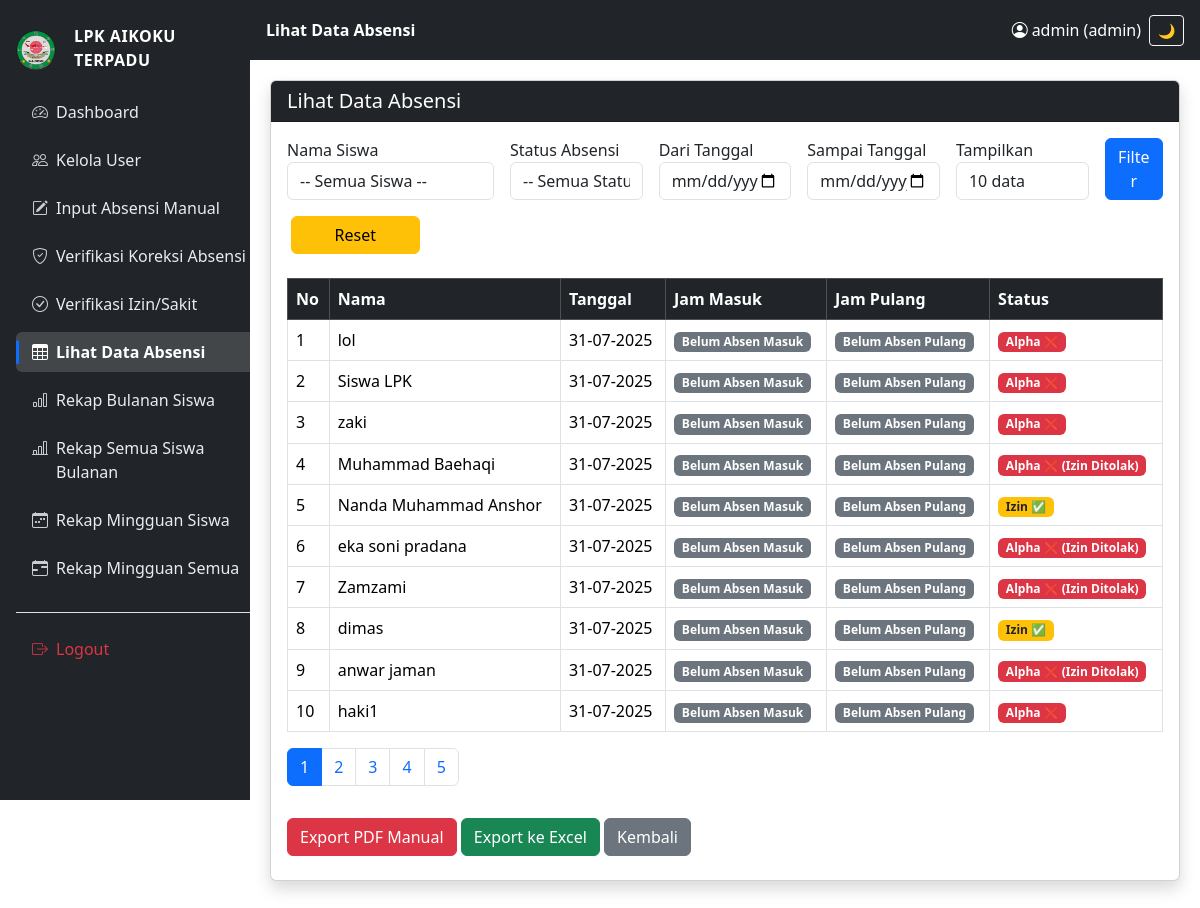
Screenshot of /absensi/data_absensi.php (signed in) with the database file from the repository.
### tables this page shows
CREATE TABLE `tb_absensi` (
  `id_absen` int(11) NOT NULL,
  `id_pengguna` int(11) DEFAULT NULL,
  `tanggal` date DEFAULT NULL,
  `jam_masuk` time DEFAULT NULL,
  `jam_pulang` time DEFAULT NULL,
  `keterangan` enum('Hadir','Izin','Sakit','Alpha') DEFAULT 'Hadir'
);

CREATE TABLE `tb_pengguna` (
  `id_pengguna` int(11) NOT NULL,
  `nama_lengkap` varchar(100) DEFAULT NULL,
  `username` varchar(50) DEFAULT NULL,
  `email` varchar(100) DEFAULT NULL,
  `no_telp` varchar(20) DEFAULT NULL,
  `password` varchar(255) DEFAULT NULL,
  `role` enum('admin','siswa') DEFAULT 'siswa',
  `tanggal_dibuat` datetime DEFAULT current_timestamp()
);

CREATE TABLE `tb_pengajuan_izin` (
  `id_pengajuan` int(11) NOT NULL,
  `id_pengguna` int(11) DEFAULT NULL,
  `tanggal` date DEFAULT NULL,
  `jenis` enum('Izin','Sakit') DEFAULT NULL,
  `alasan` text DEFAULT NULL,
  `status` enum('Menunggu','Diterima','Ditolak') DEFAULT 'Menunggu'
);

### absensi/data_absensi.php (the view, shortened to what this page needs)
<?php
include '../includes/config.php';
$nama_filter = $_GET['id_pengguna'] ?? '';
$tgl_awal = $_GET['tgl_awal'] ?? '';
$tgl_akhir = $_GET['tgl_akhir'] ?? '';
$status_filter = $_GET['status'] ?? '';
$limit = isset($_GET['limit']) ? (int) $_GET['limit'] : 10;
$page = isset($_GET['page']) ? (int) $_GET['page'] : 1;
$offset = ($page - 1) * $limit;
$sql = "SELECT a.*, p.nama_lengkap
        FROM tb_absensi a
        JOIN tb_pengguna p ON a.id_pengguna = p.id_pengguna
        WHERE 1";
$sql .= " ORDER BY a.tanggal DESC LIMIT $limit OFFSET $offset";
$data_absensi = mysqli_query($koneksi, $sql);
$sql_total = "SELECT COUNT(*) as total
              FROM tb_absensi a
              JOIN tb_pengguna p ON a.id_pengguna = p.id_pengguna
              WHERE 1";
$total_result = mysqli_query($koneksi, $sql_total);
$total_data = mysqli_fetch_assoc($total_result)['total'];
$total_pages = ceil($total_data / $limit);
?>
<!DOCTYPE html>
<html lang="id">
<head>
    <link rel="stylesheet" href="https://cdn.jsdelivr.net/npm/bootstrap@5.3.0/dist/css/bootstrap.min.css">
</head>
<body>
    <?php include '../includes/sidebar.php'; ?>
    <div class="content container">
        <div class="card shadow mb-4">
            <div class="card-header bg-dark text-white">
                <h5 class="mb-0">Lihat Data Absensi</h5>
            </div>
            <div class="card-body">
                <form method="GET" class="row g-3 mb-4">
                    <div class="col-md-3">
                        <label>Nama Siswa</label>
                        <select name="id_pengguna" class="form-control">
                            <option value="">-- Semua Siswa --</option>
                        </select>
                    </div>
                    <div class="col-md-2">
                        <label>Status Absensi</label>
                        <select name="status" class="form-control">
                            <option value="">-- Semua Status --</option>
                        </select>
                    </div>
                    <div class="col-md-2">
                        <label>Dari Tanggal</label>
                        <input type="date" name="tgl_awal" class="form-control" value="<?= $tgl_awal ?>">
                    </div>
                    <div class="col-md-2">
                        <label>Sampai Tanggal</label>
                        <input type="date" name="tgl_akhir" class="form-control" value="<?= $tgl_akhir ?>">
                    </div>
                    <div class="col-md-2">
                        <label>Tampilkan</label>
                        <select name="limit" class="form-control">
                            <?php foreach ([5, 10, 20, 50] as $opt): ?>
                                <option value="<?= $opt ?>" <?= ($limit == $opt) ? 'selected' : '' ?>><?= $opt ?> data</option>
                            <?php endforeach; ?>
                        </select>
                    </div>
                    <div class="col-md-1 d-flex align-items-end">
                        <button class="btn btn-primary w-100">Filter</button>
                    </div>
                    <div class="col-md-2 d-flex align-items-end">
                        <a href="data_absensi.php" class="btn btn-warning w-100 ms-1">Reset</a>
                    </div>
                </form>
                <div class="table-responsive">
                    <table class="table table-bordered">
                        <thead class="table-dark">
                            <tr>
                                <th>No</th>
                                <th>Nama</th>
                                <th>Tanggal</th>
                                <th>Jam Masuk</th>
                                <th>Jam Pulang</th>
                                <th>Status</th>
                            </tr>
                        </thead>
                        <tbody>
                            <?php
                            $no = $offset + 1;
                            while ($row = mysqli_fetch_assoc($data_absensi)): ?>
                                <tr>
                                    <td><?= $no++ ?></td>
                                    <td><?= $row['nama_lengkap'] ?></td>
                                    <td><?= date('d-m-Y', strtotime($row['tanggal'])) ?></td>
                                    <td>
                                        <?= $row['jam_masuk'] ? $row['jam_masuk'] : '<span class="badge bg-secondary">Belum Absen Masuk</span>' ?>
                                    </td>
                                    <td>
                                        <?= $row['jam_pulang'] ? $row['jam_pulang'] : '<span class="badge bg-secondary">Belum Absen Pulang</span>' ?>
                                    </td>
                                    <td>
                                        <?php
                                        $tanggal = $row['tanggal'];
                                        $cekIzin = mysqli_query($koneksi, "
                                            SELECT jenis FROM tb_pengajuan_izin
                                            WHERE id_pengguna = '{$row['id_pengguna']}'
                                            AND tanggal = '$tanggal'
                                            AND status = 'Diterima'
                                            ORDER BY id_pengajuan DESC LIMIT 1
                                        ");
                                        if (mysqli_num_rows($cekIzin) > 0) {
                                            $izin = mysqli_fetch_assoc($cekIzin);
                                            $jenis = htmlspecialchars($izin['jenis']);
                                            $warna = $jenis == 'Sakit' ? 'bg-info text-dark' : 'bg-warning text-dark';
                                            echo "<span class='badge $warna'>$jenis ✅</span>";
                                        } elseif ($row['keterangan'] == 'Alpha') {
                                            $cekTolak = mysqli_query($koneksi, "
                                                SELECT jenis FROM tb_pengajuan_izin
                                                WHERE id_pengguna = '{$row['id_pengguna']}'
                                                AND tanggal = '$tanggal'
                                                AND status = 'Ditolak'
                                                ORDER BY id_pengajuan DESC LIMIT 1
                                            ");
                                            if (mysqli_num_rows($cekTolak) > 0) {
                                                $tolak = mysqli_fetch_assoc($cekTolak);
                                                $jenisTolak = htmlspecialchars($tolak['jenis']);
                                                echo "<span class='badge bg-danger'>Alpha ❌ ($jenisTolak Ditolak)</span>";
                                            }
                                            else {
                                                $cekKoreksi = mysqli_query($koneksi, "
                                                    SELECT status FROM tb_koreksi_absen
                                                    WHERE id_pengguna = '{$row['id_pengguna']}'
                                                    AND tanggal = '$tanggal'
                                                    ORDER BY id_koreksi DESC LIMIT 1
                                                ");
                                                if (mysqli_num_rows($cekKoreksi) > 0) {
                                                    $kor = mysqli_fetch_assoc($cekKoreksi);
                                                    if ($kor['status'] == 'Menunggu') {
                                                        echo '<span class="badge bg-warning text-dark">Menunggu Koreksi ⚠️</span>';
                                                    } elseif ($kor['status'] == 'Disetujui') {
                                                        echo '<span class="badge bg-info text-dark">Koreksi Diterima 📝</span>';
                                                    } else {
                                                        echo '<span class="badge bg-danger">Alpha ❌</span>';
                                                    }
                                                } else {
                                                    echo '<span class="badge bg-danger">Alpha ❌</span>';
                                                }
                                            }
                                        } elseif (empty($row['jam_masuk']) && $row['keterangan'] == '') {
                                            echo '<span class="badge bg-secondary">Belum Absen Masuk</span>';
                                        } elseif (!empty($row['jam_masuk']) && empty($row['jam_pulang'])) {
                                            echo '<span class="badge bg-secondary">Belum Absen Pulang</span>';
                                        } else {
                                            echo '<span class="badge bg-dark">-</span>';
                                        }
                                        ?>
                                    </td>
                                </tr>
                            <?php endwhile; ?>
                        </tbody>
                    </table>
                    <nav>
                        <ul class="pagination">
                            <?php for ($i = 1; $i <= $total_pages; $i++): ?>
                                <li class="page-item <?= ($i == $page) ? 'active' : '' ?>">
                                    <a class="page-link"
                                        href="?id_pengguna=<?= $nama_filter ?>&tgl_awal=<?= $tgl_awal ?>&tgl_akhir=<?= $tgl_akhir ?>&limit=<?= $limit ?>&status=<?= $status_filter ?>&page=<?= $i ?>">
                                        <?= $i ?>
                                    </a>
                                </li>
                            <?php endfor; ?>
                        </ul>
                    </nav>
                </div>
                <div class="mt-3">
                    <a href="export_pdf_manual.php" target="_blank" class="btn btn-danger mb-2">Export PDF Manual</a>
                    <a href="export_excel.php" class="btn btn-success mb-2">Export ke Excel</a>
                    <a href="../admin/dashboard_admin.php" class="btn btn-secondary mb-2">Kembali</a>
                </div>
            </div>
        </div>
    </div>
</body>
</html>

### absensi/data_absensi.php (style rules this page uses)
body { margin: 0; padding: 0; display: flex; }
.table-responsive { overflow-x: scroll !important; scrollbar-width: auto; }

### includes/sidebar.php (style rules this page uses)
html { overflow-x: hidden; }
body { margin: 0; padding: 0; overflow-x: hidden; }
.content { margin-left: 250px; padding: 80px 20px 20px; transition: margin-left 0.3s ease-in-out; }
.card { background-color: white; transition: background-color 0.2s ease-in-out; }

### rows the page displays
tb_absensi: id_pengguna.nama_lengkap "lol", tanggal "31-07-2025", shows "Belum Absen Masuk", shows "Belum Absen Pulang", keterangan "Alpha ❌"
tb_absensi: id_pengguna.nama_lengkap "Siswa LPK", tanggal "31-07-2025", shows "Belum Absen Masuk", shows "Belum Absen Pulang", keterangan "Alpha ❌"
tb_absensi: id_pengguna.nama_lengkap "zaki", tanggal "31-07-2025", shows "Belum Absen Masuk", shows "Belum Absen Pulang", keterangan "Alpha ❌"
tb_absensi: id_pengguna.nama_lengkap "Muhammad Baehaqi", tanggal "31-07-2025", shows "Belum Absen Masuk", shows "Belum Absen Pulang", tb_pengajuan_izin.jenis "Izin"
tb_absensi: id_pengguna.nama_lengkap "Nanda Muhammad Anshor", tanggal "31-07-2025", shows "Belum Absen Masuk", shows "Belum Absen Pulang", tb_pengajuan_izin.jenis "Izin"
tb_absensi: id_pengguna.nama_lengkap "eka soni pradana", tanggal "31-07-2025", shows "Belum Absen Masuk", shows "Belum Absen Pulang", tb_pengajuan_izin.jenis "Izin"
tb_absensi: id_pengguna.nama_lengkap "Zamzami", tanggal "31-07-2025", shows "Belum Absen Masuk", shows "Belum Absen Pulang", tb_pengajuan_izin.jenis "Izin"
tb_absensi: id_pengguna.nama_lengkap "dimas", tanggal "31-07-2025", shows "Belum Absen Masuk", shows "Belum Absen Pulang", tb_pengajuan_izin.jenis "Izin"
tb_absensi: id_pengguna.nama_lengkap "anwar jaman", tanggal "31-07-2025", shows "Belum Absen Masuk", shows "Belum Absen Pulang", tb_pengajuan_izin.jenis "Izin"
tb_absensi: id_pengguna.nama_lengkap "haki1", tanggal "31-07-2025", shows "Belum Absen Masuk", shows "Belum Absen Pulang", keterangan "Alpha ❌"

### other values shown
$judulHalaman "Lihat Data Absensi"
$_SESSION['username'] "admin"
$_SESSION['role'] "admin"
form field limit "10 data"
